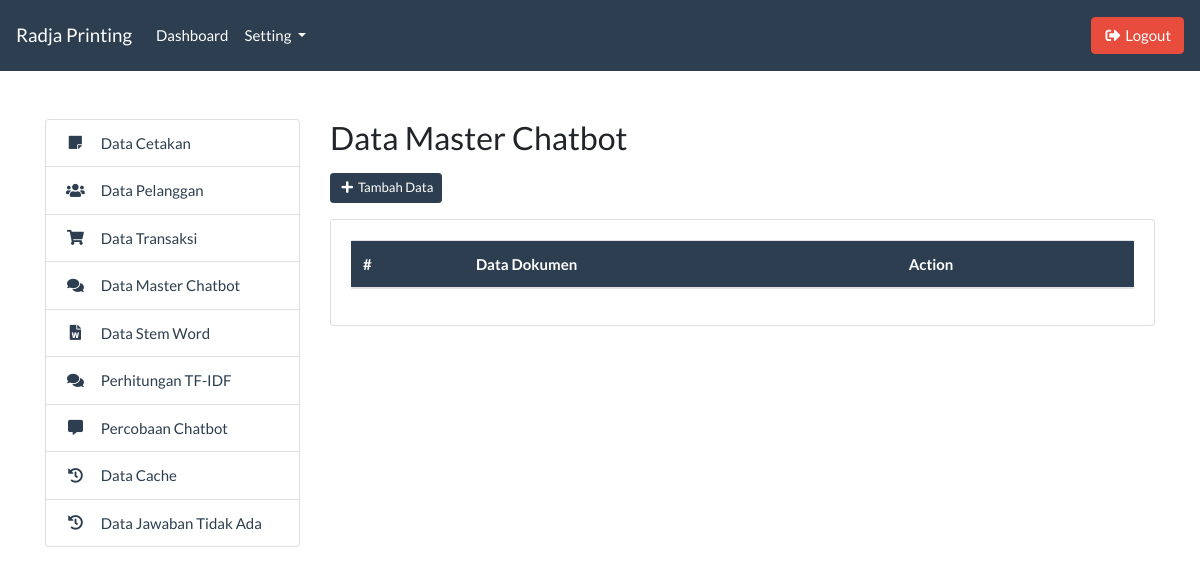
Before: /admin/master_index.php (signed in) with the older database file.
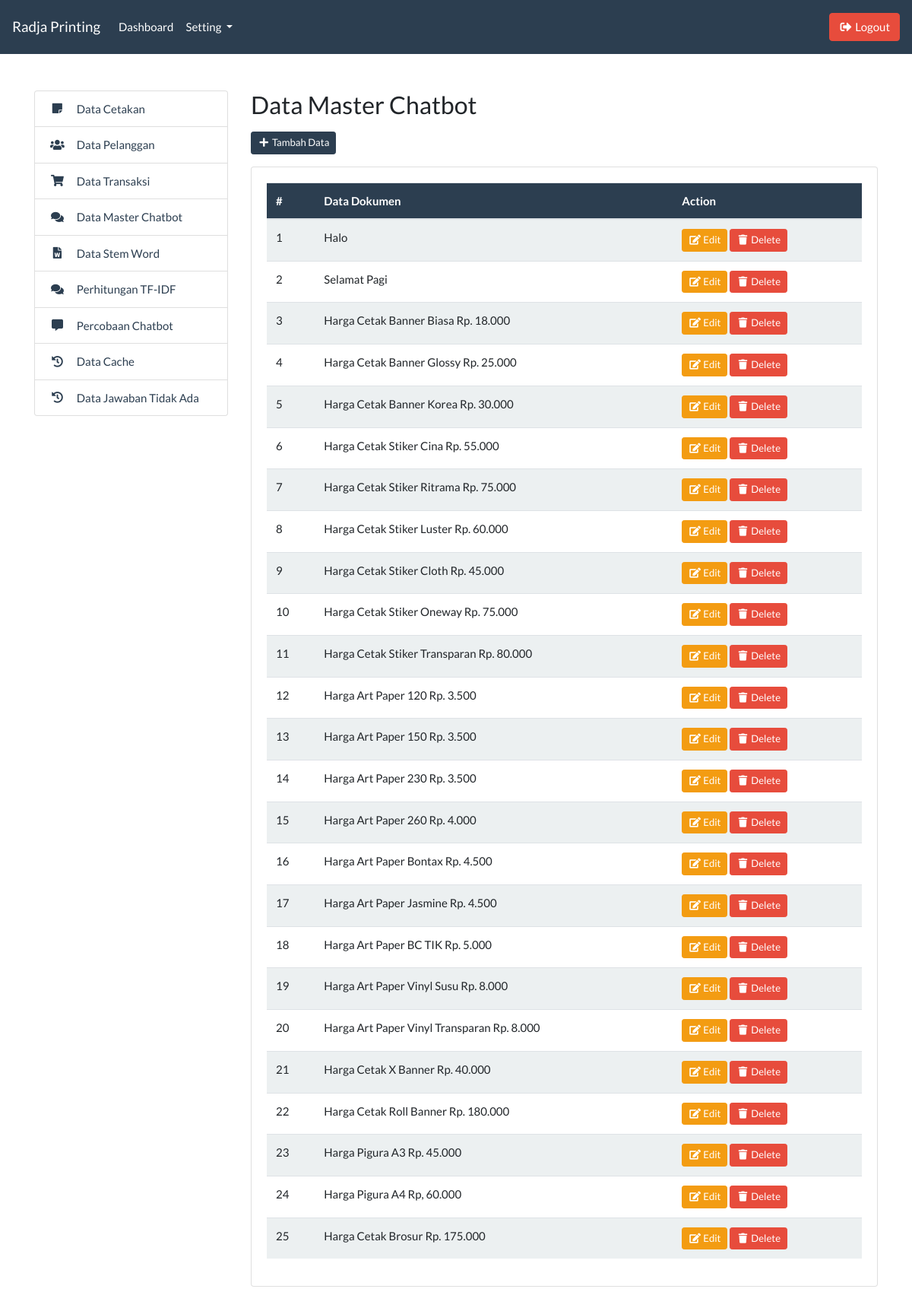
After: the same page with the newer database file.
### tables this page shows
CREATE TABLE `tb_dokumen` (
  `id` int(11) NOT NULL,
  `dokumen` varchar(255) NOT NULL
);

### admin/master_index.php (the view, shortened to what this page needs)
<?php include '../templates/admin_header.php'; ?>
<?php include '../templates/admin_sidebar.php'; ?>
<div class="col-md-9 mb-5">
    <h3>Data Master Chatbot</h3>
    <div class="row mt-3 mb-3">
        <div class="col-md-4">
            <button type="button" class="btn btn-sm btn-primary" data-toggle="modal" data-target="#inputModal">
                <i class="fas fa-fw fa-plus"></i> Tambah Data
            </button>
        </div>
    </div>
    <div class="card">
        <div class="card-body">
            <table class="table table-striped" id="table-master">
                <thead class="bg-primary text-white">
                    <tr>
                        <th>#</th>
                        <th>Data Dokumen</th>
                        <th>Action</th>
                    </tr>
                </thead>
                <tbody>
                    <?php
                        include '../koneksi.php';
                        $data = mysqli_query($koneksi, "SELECT * FROM tb_dokumen");
                        $no = 1;
                        while($d = mysqli_fetch_array($data)) {
                    ?>
                    <tr>
                        <td><?= $no++; ?></td>
                        <td><?= $d['dokumen']; ?></td>
                        <td>
                            <a href="master_edit.php?id=<?= $d['id']; ?>" class="btn btn-warning btn-sm">
                                <i class="fas fa-fw fa-edit"></i> Edit
                            </a>
                            <a href="master_delete.php?id=<?= $d['id']; ?>" class="btn btn-danger btn-sm">
                                <i class="fas fa-fw fa-trash"></i> Delete
                            </a>
                        </td>
                    </tr>
                    <?php } ?>
                </tbody>
            </table>
        </div>
    </div>
</div>
<?php include '../templates/admin_footer.php'; ?>

### templates/admin_header.php (shortened to what this page needs)
<!DOCTYPE html>
<html lang="en">
<head>
    <link rel="stylesheet" href="../assets/css/bootstrap.css">
    <link rel="stylesheet" href="../assets/css/all.css">
    <link rel="stylesheet" href="../assets/css/select2.min.css">
    <link rel="stylesheet" href="../assets/css/select2-bootstrap4.min.css">
</head>
<body>
    <nav class="navbar navbar-expand-lg navbar-dark bg-primary">
        <a class="navbar-brand" href="#">Radja Printing</a>
        <div class="collapse navbar-collapse" id="navbarColor01">
            <ul class="navbar-nav mr-auto">
                <li class="nav-item">
                    <a class="nav-link" href="dashboard.php">Dashboard</a>
                </li>
                <li class="nav-item dropdown">
                    <a class="nav-link dropdown-toggle" href="#" id="navbarDropdown" role="button"
                        data-toggle="dropdown" aria-haspopup="true" aria-expanded="false">
                        Setting
                    </a>
                </li>
            </ul>
            <a href="../logout.php" class="btn btn-danger my-2 my-sm-0" type="submit">
                <i class="fas fa-fw fa-sign-out-alt"></i> Logout
            </a>
        </div>
    </nav>

### templates/admin_sidebar.php
<div class="container mt-5">
    <div class="row">
        <div class="col-md-3">
            <ul class="list-group">
                <a href="cetakan_index.php"
                    class="list-group-item list-group-item-action d-flex justify-content-start align-items-center text-primary">
                    <i class="fas fa-fw fa-sticky-note mr-3"></i> Data Cetakan
                </a>
                <a href="pelanggan_index.php"
                    class="list-group-item list-group-item-action d-flex justify-content-start align-items-center text-primary">
                    <i class="fas fa-fw fa-users mr-3"></i> Data Pelanggan
                </a>
                <a href="transaksi_index.php"
                    class="list-group-item list-group-item-action d-flex justify-content-start align-items-center text-primary">
                    <i class="fas fa-fw fa-shopping-cart mr-3"></i> Data Transaksi
                </a>
                <a href="master_index.php"
                    class="list-group-item list-group-item-action d-flex justify-content-start align-items-center text-primary">
                    <i class="fas fa-fw fa-comments mr-3"></i> Data Master Chatbot
                </a>
                <a href="stem_index.php"
                    class="list-group-item list-group-item-action d-flex justify-content-start align-items-center text-primary">
                    <i class="fas fa-fw fa-file-word mr-3"></i> Data Stem Word
                </a>
                <a href="master_hitung.php"
                    class="list-group-item list-group-item-action d-flex justify-content-start align-items-center text-primary">
                    <i class="fas fa-fw fa-comments mr-3"></i> Perhitungan TF-IDF
                </a>
                <a href="coba_chat.php"
                    class="list-group-item list-group-item-action d-flex justify-content-start align-items-center text-primary">
                    <i class="fas fa-fw fa-comment-alt mr-3"></i> Percobaan Chatbot
                </a>
                <a href="cache_index.php"
                    class="list-group-item list-group-item-action d-flex justify-content-start align-items-center text-primary">
                    <i class="fas fa-fw fa-history mr-3"></i> Data Cache
                </a>
                <a href="no_answer.php"
                    class="list-group-item list-group-item-action d-flex justify-content-start align-items-center text-primary">
                    <i class="fas fa-fw fa-history mr-3"></i> Data Jawaban Tidak Ada
                </a>
            </ul>
        </div>

### templates/admin_footer.php (shortened to what this page needs)
</div>
</div>
</body>
</html>

### assets/css/all.css (style rules this page uses)
.fa, .fas, .far, .fal, .fad, .fab { -moz-osx-font-smoothing: grayscale; -webkit-font-smoothing: antialiased; display: inline-block; font-style: normal; font-variant: normal; text-rendering: auto; line-height: 1; }
.fa-fw { text-align: center; width: 1.25em; }
.fa-comment-alt:before { content: "\f27a"; }
.fa-comments:before { content: "\f086"; }
.fa-edit:before { content: "\f044"; }
.fa-file-word:before { content: "\f1c2"; }
.fa-history:before { content: "\f1da"; }
.fa-plus:before { content: "\f067"; }
.fa-shopping-cart:before { content: "\f07a"; }
.fa-sign-out-alt:before { content: "\f2f5"; }
.fa-sticky-note:before { content: "\f249"; }
.fa-trash:before { content: "\f1f8"; }
.fa-users:before { content: "\f0c0"; }
.fa, .fas { font-family: 'Font Awesome 5 Free'; font-weight: 900; }

Changed rows visible on the page:
added tb_dokumen: dokumen "Halo"
added tb_dokumen: dokumen "Selamat Pagi"
added tb_dokumen: dokumen "Harga Cetak Banner Biasa Rp. 18.000"
added tb_dokumen: dokumen "Harga Cetak Banner Glossy Rp. 25.000"
added tb_dokumen: dokumen "Harga Cetak Banner Korea Rp. 30.000"
added tb_dokumen: dokumen "Harga Cetak Stiker Cina Rp. 55.000"
added tb_dokumen: dokumen "Harga Cetak Stiker Ritrama Rp. 75.000"
added tb_dokumen: dokumen "Harga Cetak Stiker Luster Rp. 60.000"
added tb_dokumen: dokumen "Harga Cetak Stiker Cloth Rp. 45.000"
added tb_dokumen: dokumen "Harga Cetak Stiker Oneway Rp. 75.000"
added tb_dokumen: dokumen "Harga Cetak Stiker Transparan Rp. 80.000"
added tb_dokumen: dokumen "Harga Art Paper 120 Rp. 3.500"
added tb_dokumen: dokumen "Harga Art Paper 150 Rp. 3.500"
added tb_dokumen: dokumen "Harga Art Paper 230 Rp. 3.500"
added tb_dokumen: dokumen "Harga Art Paper 260 Rp. 4.000"
added tb_dokumen: dokumen "Harga Art Paper Bontax Rp. 4.500"
added tb_dokumen: dokumen "Harga Art Paper Jasmine Rp. 4.500"
added tb_dokumen: dokumen "Harga Art Paper BC TIK Rp. 5.000"
added tb_dokumen: dokumen "Harga Art Paper Vinyl Susu Rp. 8.000"
added tb_dokumen: dokumen "Harga Art Paper Vinyl Transparan Rp. 8.000"
added tb_dokumen: dokumen "Harga Cetak X Banner Rp. 40.000"
added tb_dokumen: dokumen "Harga Cetak Roll Banner Rp. 180.000"
added tb_dokumen: dokumen "Harga Pigura A3 Rp. 45.000"
added tb_dokumen: dokumen "Harga Pigura A4 Rp, 60.000"
added tb_dokumen: dokumen "Harga Cetak Brosur Rp. 175.000"
